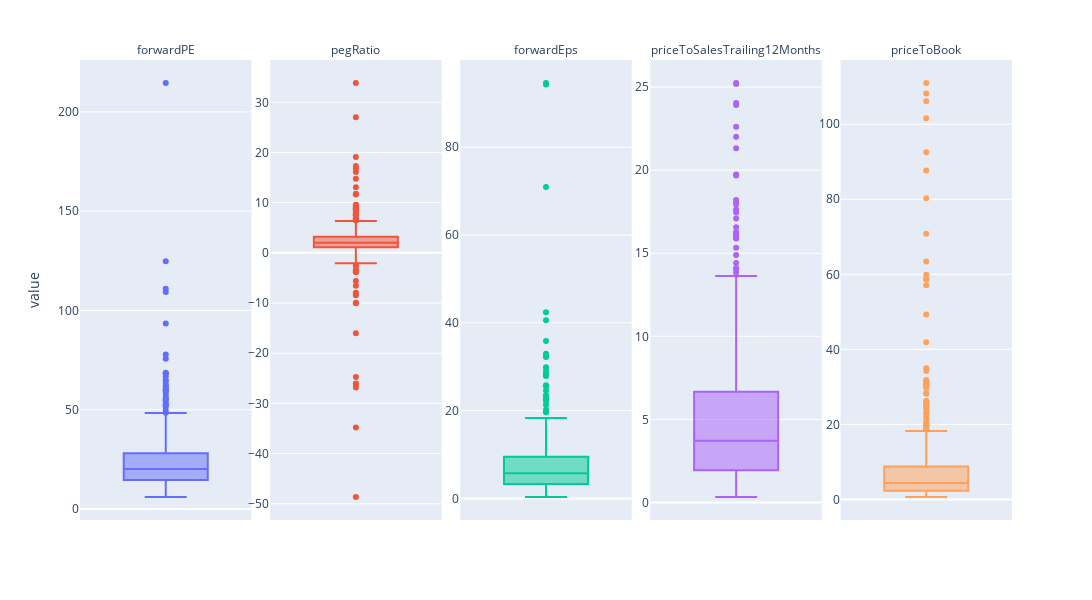

This figure's notebook cell:
### Code cell
funs = remove_outliers(funs)
plot_boxes(funs)

### Figure 1 — Plotly figure (JSON) as saved in the notebook; plotly's stock layout.template omitted (floating-point values rounded to 4 significant figures; data arrays with more than 128 entries replaced by an {"elided": "..."} marker saying what was removed)
{"data": [{"alignmentgroup": "True", "hovertemplate": "<b>%{hovertext}</b><br><br>variable=forwardPE<br>value=%{y}<extra></extra>", "hovertext": {"elided": "443 str values"}, "legendgroup": "forwardPE", "marker": {"color": "#636efa"}, "name": "forwardPE", "notched": false, "offsetgroup": "forwardPE", "orientation": "v", "showlegend": true, "type": "box", "x0": " ", "xaxis": "x", "y": {"elided": "443 float values"}, "y0": " ", "yaxis": "y"}, {"alignmentgroup": "True", "hovertemplate": "<b>%{hovertext}</b><br><br>variable=pegRatio<br>value=%{y}<extra></extra>", "hovertext": {"elided": "443 str values"}, "legendgroup": "pegRatio", "marker": {"color": "#EF553B"}, "name": "pegRatio", "notched": false, "offsetgroup": "pegRatio", "orientation": "v", "showlegend": true, "type": "box", "x0": " ", "xaxis": "x2", "y": {"elided": "443 float values"}, "y0": " ", "yaxis": "y2"}, {"alignmentgroup": "True", "hovertemplate": "<b>%{hovertext}</b><br><br>variable=forwardEps<br>value=%{y}<extra></extra>", "hovertext": {"elided": "443 str values"}, "legendgroup": "forwardEps", "marker": {"color": "#00cc96"}, "name": "forwardEps", "notched": false, "offsetgroup": "forwardEps", "orientation": "v", "showlegend": true, "type": "box", "x0": " ", "xaxis": "x3", "y": {"elided": "443 float values"}, "y0": " ", "yaxis": "y3"}, {"alignmentgroup": "True", "hovertemplate": "<b>%{hovertext}</b><br><br>variable=priceToSalesTrailing12Months<br>value=%{y}<extra></extra>", "hovertext": {"elided": "443 str values"}, "legendgroup": "priceToSalesTrailing12Months", "marker": {"color": "#ab63fa"}, "name": "priceToSalesTrailing12Months", "notched": false, "offsetgroup": "priceToSalesTrailing12Months", "orientation": "v", "showlegend": true, "type": "box", "x0": " ", "xaxis": "x4", "y": {"elided": "443 float values"}, "y0": " ", "yaxis": "y4"}, {"alignmentgroup": "True", "hovertemplate": "<b>%{hovertext}</b><br><br>variable=priceToBook<br>value=%{y}<extra></extra>", "hovertext": {"elided": "443 str values"}, "legendgroup": "priceToBook", "marker": {"color": "#FFA15A"}, "name": "priceToBook", "notched": false, "offsetgroup": "priceToBook", "orientation": "v", "showlegend": true, "type": "box", "x0": " ", "xaxis": "x5", "y": {"elided": "443 float values"}, "y0": " ", "yaxis": "y5"}], "layout": {"annotations": [{"font": {}, "showarrow": false, "text": "forwardPE", "x": 0.092, "xanchor": "center", "xref": "paper", "y": 1, "yanchor": "bottom", "yref": "paper"}, {"font": {}, "showarrow": false, "text": "pegRatio", "x": 0.296, "xanchor": "center", "xref": "paper", "y": 1, "yanchor": "bottom", "yref": "paper"}, {"font": {}, "showarrow": false, "text": "forwardEps", "x": 0.5, "xanchor": "center", "xref": "paper", "y": 1, "yanchor": "bottom", "yref": "paper"}, {"font": {}, "showarrow": false, "text": "priceToSalesTrailing12Months", "x": 0.704, "xanchor": "center", "xref": "paper", "y": 1, "yanchor": "bottom", "yref": "paper"}, {"font": {}, "showarrow": false, "text": "priceToBook", "x": 0.908, "xanchor": "center", "xref": "paper", "y": 1, "yanchor": "bottom", "yref": "paper"}], "boxmode": "overlay", "height": 600, "legend": {"title": {"text": "variable"}, "tracegroupgap": 0}, "margin": {"t": 60}, "showlegend": false, "width": 1280, "xaxis": {"anchor": "y", "domain": [0, 0.184]}, "xaxis2": {"anchor": "y2", "domain": [0.204, 0.388], "matches": "x"}, "xaxis3": {"anchor": "y3", "domain": [0.408, 0.592], "matches": "x"}, "xaxis4": {"anchor": "y4", "domain": [0.612, 0.796], "matches": "x"}, "xaxis5": {"anchor": "y5", "domain": [0.816, 1], "matches": "x"}, "yaxis": {"anchor": "x", "domain": [0, 1], "showticklabels": true, "title": {"text": "value"}}, "yaxis2": {"anchor": "x2", "domain": [0, 1], "showticklabels": true}, "yaxis3": {"anchor": "x3", "domain": [0, 1], "showticklabels": true}, "yaxis4": {"anchor": "x4", "domain": [0, 1], "showticklabels": true}, "yaxis5": {"anchor": "x5", "domain": [0, 1], "showticklabels": true}}}
